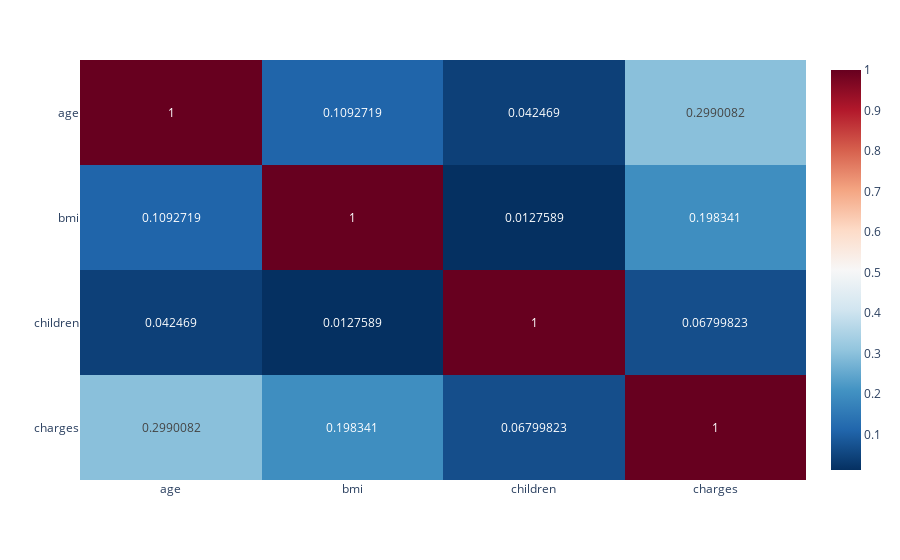

Notebook cell for this chart:
### Markdown cell above
Correlation between columns

### Code cell
fig = px.imshow(insurance_dataset.corr(), text_auto=True, aspect="auto", color_continuous_scale='RdBu_r')
fig.show()

### Figure 1 — Plotly figure (JSON) as saved in the notebook; plotly's stock layout.template omitted (floating-point values rounded to 4 significant figures)
{"data": [{"coloraxis": "coloraxis", "hovertemplate": "x: %{x}<br>y: %{y}<br>color: %{z}<extra></extra>", "name": "0", "texttemplate": "%{z}", "type": "heatmap", "x": ["age", "bmi", "children", "charges"], "xaxis": "x", "y": ["age", "bmi", "children", "charges"], "yaxis": "y", "z": [[1, 0.1093, 0.04247, 0.299], [0.1093, 1, 0.01276, 0.1983], [0.04247, 0.01276, 1, 0.068], [0.299, 0.1983, 0.068, 1]]}], "layout": {"coloraxis": {"colorscale": [[0, "rgb(5,48,97)"], [0.1, "rgb(33,102,172)"], [0.2, "rgb(67,147,195)"], [0.3, "rgb(146,197,222)"], [0.4, "rgb(209,229,240)"], [0.5, "rgb(247,247,247)"], [0.6, "rgb(253,219,199)"], [0.7, "rgb(244,165,130)"], [0.8, "rgb(214,96,77)"], [0.9, "rgb(178,24,43)"], [1, "rgb(103,0,31)"]]}, "margin": {"t": 60}, "xaxis": {"anchor": "y", "domain": [0, 1]}, "yaxis": {"anchor": "x", "autorange": "reversed", "domain": [0, 1]}}}
